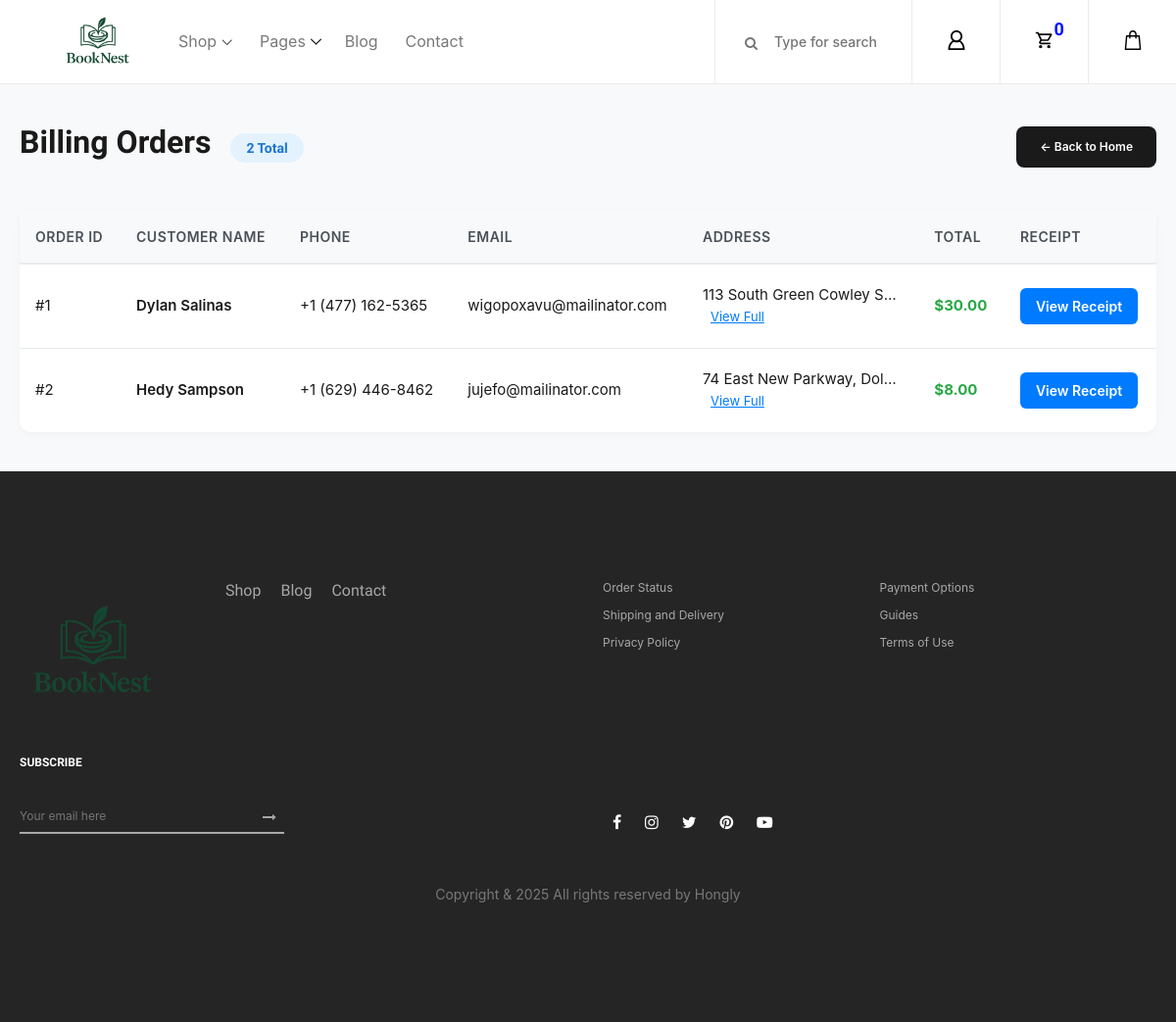
/billing/list/, run on the app's committed database.
### myapp/models.py (models this page shows, shortened)
class BillingDetail(models.Model):
    first_name = models.CharField(max_length=100)
    last_name = models.CharField(max_length=100)
    country = models.CharField(max_length=100)
    address1 = models.CharField(max_length=255)
    address2 = models.CharField(max_length=255)
    town = models.CharField(max_length=100)
    postcode = models.CharField(max_length=20)
    phone = models.CharField(max_length=20)
    email = models.EmailField()
    qr_code_image = models.ImageField(upload_to='qrcodes/', null=True, blank=True)
    total = models.FloatField()

### myapp/views.py (the view)
# urls.py: path('billing/list/', views.billing_list, name='billing_list'),
def billing_list(request):
    billings = BillingDetail.objects.all()
    return render(request, 'myapp/billing_list.html', {'billings': billings})

### myapp/context_processors.py (called while the page is built)
def fiction_genres(request):
    DTFictionGenre = Genre.objects.filter(categoryId = 1)
    return {
        'DTFictionGenre': DTFictionGenre,
    }

def non_fiction_genres(request):
    DTNonFictionGenre = Genre.objects.filter(categoryId = 2)
    return {
            'DTNonFictionGenre': DTNonFictionGenre,
    }

def technology_genres(request):
    DTTechnologyGenre = Genre.objects.filter(categoryId = 3)
    return {
        'DTTechnologyGenre': DTTechnologyGenre,
    }

### myapp/templates/myapp/billing_list.html (shortened to what this page needs)
{% load static %}
<!DOCTYPE html>
<html lang="en">
<head>
    <link rel="stylesheet" href="https://cdn.jsdelivr.net/npm/sweetalert2@11/dist/sweetalert2.min.css">
    {% include 'Components/csslinks.html' %}
</head>
<body>
    <header class="header_area">
        {% include 'Components/navbar.html' %}
    </header>
    <div class="container">
        <div class="page-header">
            <div>
                <h1>Billing Orders <span class="badge">{{ billings|length }} Total</span></h1>
            </div>
            <a href="{% url 'myapp:index' %}" class="back-btn">← Back to Home</a>
        </div>
        <div class="billing-table-wrapper">
            {% if billings %}
            <table class="billing-table">
                <thead>
                    <tr>
                        <th>Order ID</th>
                        <th>Customer Name</th>
                        <th>Phone</th>
                        <th>Email</th>
                        <th>Address</th>
                        <th>Total</th>
                        <th>Receipt</th>
                    </tr>
                </thead>
                <tbody>
                    {% for bill in billings %}
                    <tr>
                        <td>#{{ bill.id }}</td>
                        <td class="customer-name">{{ bill.first_name }} {{ bill.last_name }}</td>
                        <td>{{ bill.phone }}</td>
                        <td>{{ bill.email }}</td>
                        <td>
                            <div class="address-short">{{ bill.address1 }}{% if bill.address2 %}, {{ bill.address2 }}{% endif %}</div>
                            <span class="view-details-btn" onclick="showAddressDetails('{{ bill.id }}', '{{ bill.address1 }}', '{{ bill.address2 }}', '{{ bill.town }}', '{{ bill.postcode }}', '{{ bill.country }}')">View Full</span>
                        </td>
                        <td class="order-total">${{ bill.total|floatformat:2 }}</td>
                        <td>
                            {% if bill.qr_code_image %}
                            <button class="receipt-btn" onclick="showReceipt('{{ bill.qr_code_image.url }}', '{{ bill.first_name }} {{ bill.last_name }}', '#{{ bill.id }}')">View Receipt</button>
                            {% else %}
                            <span style="color: #6c757d;">No receipt</span>
                            {% endif %}
                        </td>
                    </tr>
                    {% endfor %}
                </tbody>
            </table>
            {% endif %}
        </div>
    </div>
    <footer class="footer_area clearfix">
        {% include 'Components/footer.html' %}
    </footer>
</body>
</html>

### static/css/core-style.css (style rules this page uses)
* { margin: 0; padding: 0; }
body { font-family: "Poppins", sans-serif; font-size: 14px; background-color: #ffffff; margin-top: 85px; }
h1, h2, h3, h4, h5, h6 { color: #000000; line-height: 1.3; font-weight: 700; font-family: "Ubuntu", sans-serif; }
a { -webkit-transition: all 500ms ease 0s; transition: all 500ms ease 0s; text-decoration: none; outline: 0 solid transparent; color: #fbf5f5; font-weight: 600; font-size: 12px; }
.header_area { position: fixed; z-index: 900; top: 0; left: 0; width: 100%; border-bottom: 1px solid #ebebeb; -webkit-transition-duration: 500ms; transition-duration: 500ms; }
.footer_area { position: relative; z-index: 1; background-color: #252525; padding: 70px 0 60px; }

### myapp/templates/myapp/billing_list.html (style rules this page uses)
* { margin: 0; padding: 0; box-sizing: border-box; }
body { font-family: -apple-system, BlinkMacSystemFont, 'Segoe UI', Roboto, Oxygen, Ubuntu, Cantarell, sans-serif; background-color: #f8f9fa; color: #1a1a1a; }
.container { max-width: 1400px; margin: 0 auto; padding: 40px 20px; }
.page-header { display: flex; justify-content: space-between; align-items: center; margin-bottom: 40px; }
.page-header h1 { font-size: 32px; font-weight: 700; color: #1a1a1a; }
.badge { display: inline-block; padding: 8px 16px; background: #e3f2fd; color: #1976d2; border-radius: 20px; font-size: 14px; font-weight: 600; margin-left: 12px; }
.back-btn { padding: 12px 24px; background: #1a1a1a; color: white; text-decoration: none; border-radius: 8px; font-weight: 600; transition: all 0.2s; display: inline-block; }
.billing-table-wrapper { background: white; border-radius: 12px; overflow: hidden; box-shadow: 0 2px 8px rgba(0,0,0,0.04); }
.billing-table { width: 100%; border-collapse: collapse; }
.billing-table thead { background: #f8f9fa; }
.billing-table th { padding: 16px; text-align: left; font-weight: 600; color: #495057; font-size: 14px; text-transform: uppercase; letter-spacing: 0.5px; border-bottom: 2px solid #e9ecef; }
.billing-table td { padding: 20px 16px; border-bottom: 1px solid #e9ecef; font-size: 15px; }
.billing-table tbody tr { transition: background-color 0.2s; }
.billing-table tbody tr:last-child td { border-bottom: none; }
.customer-name { font-weight: 600; color: #1a1a1a; }
.order-total { font-weight: 700; color: #28a745; font-size: 16px; }
.receipt-btn { padding: 8px 16px; background: #007bff; color: white; border: none; border-radius: 6px; cursor: pointer; font-size: 14px; font-weight: 600; transition: all 0.2s; text-decoration: none; display: inline-block; }
.address-short { max-width: 200px; white-space: nowrap; overflow: hidden; text-overflow: ellipsis; }
.view-details-btn { color: #007bff; cursor: pointer; font-size: 13px; text-decoration: underline; margin-left: 8px; }

### data on the page
BillingDetail: id "1", first_name "Dylan", last_name "Salinas", phone "+1 (477) 162-5365", email "wigopoxavu@mailinator.com", address1 "113 South Green Cowley S…", total "30.00"
BillingDetail: id "2", first_name "Hedy", last_name "Sampson", phone "+1 (629) 446-8462", email "jujefo@mailinator.com", address1 "74 East New Parkway", address2 "Dol…", total "8.00"

### other printed values
{{ request.session.cart|length }} "0"
{{ billings|length }} "2"
